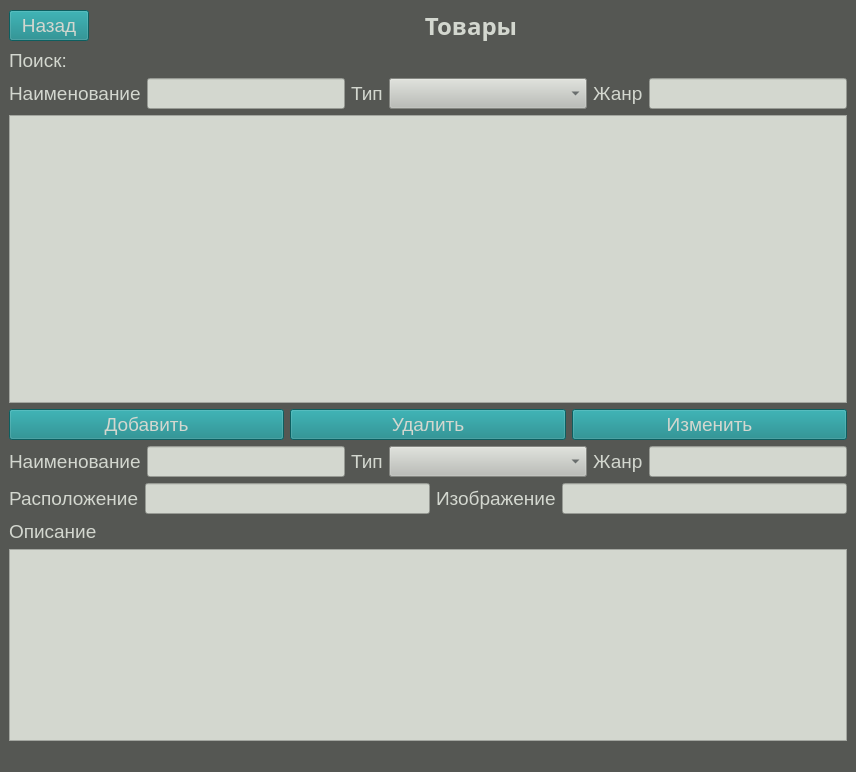
<?xml version="1.0" encoding="UTF-8"?>
<ui version="4.0">
 <class>MainWindow</class>
 <widget class="QMainWindow" name="MainWindow">
  <property name="geometry">
   <rect>
    <x>0</x>
    <y>0</y>
    <width>856</width>
    <height>772</height>
   </rect>
  </property>
  <property name="windowTitle">
   <string>MainWindow</string>
  </property>
  <property name="styleSheet">
   <string notr="true">background-color: rgb(85, 87, 83);</string>
  </property>
  <widget class="QWidget" name="centralwidget">
   <layout class="QGridLayout" name="gridLayout_2">
    <item row="0" column="0">
     <layout class="QVBoxLayout" name="verticalLayout">
      <item>
       <layout class="QGridLayout" name="gridLayout">
        <item row="0" column="1">
         <widget class="QLabel" name="label_15">
          <property name="sizePolicy">
           <sizepolicy hsizetype="Expanding" vsizetype="Preferred">
            <horstretch>0</horstretch>
            <verstretch>0</verstretch>
           </sizepolicy>
          </property>
          <property name="font">
           <font>
            <family>Ubuntu Mono</family>
            <pointsize>18</pointsize>
            <weight>75</weight>
            <bold>true</bold>
           </font>
          </property>
          <property name="styleSheet">
           <string notr="true">color: rgb(211, 215, 207);</string>
          </property>
          <property name="text">
           <string>Товары</string>
          </property>
          <property name="alignment">
           <set>Qt::AlignCenter</set>
          </property>
         </widget>
        </item>
        <item row="0" column="0">
         <widget class="QPushButton" name="btnBack">
          <property name="font">
           <font>
            <pointsize>14</pointsize>
           </font>
          </property>
          <property name="styleSheet">
           <string notr="true">background-color: rgb(18, 133, 135);
color: rgb(211, 215, 207);
border-color: rgb(211, 215, 207);</string>
          </property>
          <property name="text">
           <string>Назад</string>
          </property>
         </widget>
        </item>
       </layout>
      </item>
      <item>
       <widget class="QLabel" name="label_16">
        <property name="font">
         <font>
          <pointsize>14</pointsize>
         </font>
        </property>
        <property name="styleSheet">
         <string notr="true">color: rgb(211, 215, 207);</string>
        </property>
        <property name="text">
         <string>Поиск:</string>
        </property>
       </widget>
      </item>
      <item>
       <layout class="QHBoxLayout" name="horizontalLayout">
        <item>
         <widget class="QLabel" name="label_21">
          <property name="font">
           <font>
            <pointsize>14</pointsize>
           </font>
          </property>
          <property name="styleSheet">
           <string notr="true">color: rgb(211, 215, 207);</string>
          </property>
          <property name="text">
           <string>Наименование</string>
          </property>
         </widget>
        </item>
        <item>
         <widget class="QLineEdit" name="leNameSearch">
          <property name="font">
           <font>
            <pointsize>14</pointsize>
           </font>
          </property>
          <property name="styleSheet">
           <string notr="true">color: rgb(46, 52, 54);
background-color: rgb(211, 215, 207);</string>
          </property>
          <property name="text">
           <string/>
          </property>
         </widget>
        </item>
        <item>
         <widget class="QLabel" name="label_28">
          <property name="font">
           <font>
            <pointsize>14</pointsize>
           </font>
          </property>
          <property name="styleSheet">
           <string notr="true">color: rgb(211, 215, 207);</string>
          </property>
          <property name="text">
           <string>Тип</string>
          </property>
         </widget>
        </item>
        <item>
         <widget class="QComboBox" name="cmbTypeSearch">
          <property name="sizePolicy">
           <sizepolicy hsizetype="Expanding" vsizetype="Fixed">
            <horstretch>0</horstretch>
            <verstretch>0</verstretch>
           </sizepolicy>
          </property>
          <property name="font">
           <font>
            <pointsize>14</pointsize>
           </font>
          </property>
          <property name="styleSheet">
           <string notr="true">background-color: rgb(186, 189, 182);
color: rgb(46, 52, 54);</string>
          </property>
         </widget>
        </item>
        <item>
         <widget class="QLabel" name="label_29">
          <property name="font">
           <font>
            <pointsize>14</pointsize>
           </font>
          </property>
          <property name="styleSheet">
           <string notr="true">color: rgb(211, 215, 207);</string>
          </property>
          <property name="text">
           <string>Жанр</string>
          </property>
         </widget>
        </item>
        <item>
         <widget class="QLineEdit" name="leGenreSearch">
          <property name="font">
           <font>
            <pointsize>14</pointsize>
           </font>
          </property>
          <property name="styleSheet">
           <string notr="true">color: rgb(46, 52, 54);
background-color: rgb(211, 215, 207);</string>
          </property>
          <property name="text">
           <string/>
          </property>
         </widget>
        </item>
       </layout>
      </item>
      <item>
       <widget class="QTableWidget" name="twDistributors_3">
        <property name="font">
         <font>
          <pointsize>14</pointsize>
         </font>
        </property>
        <property name="styleSheet">
         <string notr="true">background-color: rgb(211, 215, 207);</string>
        </property>
       </widget>
      </item>
      <item>
       <layout class="QHBoxLayout" name="horizontalLayout_2">
        <item>
         <widget class="QPushButton" name="btnAdd">
          <property name="font">
           <font>
            <pointsize>14</pointsize>
           </font>
          </property>
          <property name="styleSheet">
           <string notr="true">background-color: rgb(18, 133, 135);
color: rgb(211, 215, 207);
border-color: rgb(211, 215, 207);</string>
          </property>
          <property name="text">
           <string>Добавить</string>
          </property>
         </widget>
        </item>
        <item>
         <widget class="QPushButton" name="btnDelete">
          <property name="font">
           <font>
            <pointsize>14</pointsize>
           </font>
          </property>
          <property name="styleSheet">
           <string notr="true">background-color: rgb(18, 133, 135);
color: rgb(211, 215, 207);
border-color: rgb(211, 215, 207);</string>
          </property>
          <property name="text">
           <string>Удалить</string>
          </property>
         </widget>
        </item>
        <item>
         <widget class="QPushButton" name="btnChange">
          <property name="font">
           <font>
            <pointsize>14</pointsize>
           </font>
          </property>
          <property name="styleSheet">
           <string notr="true">background-color: rgb(18, 133, 135);
color: rgb(211, 215, 207);
border-color: rgb(211, 215, 207);</string>
          </property>
          <property name="text">
           <string>Изменить</string>
          </property>
         </widget>
        </item>
       </layout>
      </item>
      <item>
       <layout class="QHBoxLayout" name="horizontalLayout_3">
        <item>
         <widget class="QLabel" name="label_24">
          <property name="font">
           <font>
            <pointsize>14</pointsize>
           </font>
          </property>
          <property name="styleSheet">
           <string notr="true">color: rgb(211, 215, 207);</string>
          </property>
          <property name="text">
           <string>Наименование</string>
          </property>
         </widget>
        </item>
        <item>
         <widget class="QLineEdit" name="leName">
          <property name="font">
           <font>
            <pointsize>14</pointsize>
           </font>
          </property>
          <property name="styleSheet">
           <string notr="true">color: rgb(46, 52, 54);
background-color: rgb(211, 215, 207);</string>
          </property>
          <property name="text">
           <string/>
          </property>
         </widget>
        </item>
        <item>
         <widget class="QLabel" name="label_31">
          <property name="font">
           <font>
            <pointsize>14</pointsize>
           </font>
          </property>
          <property name="styleSheet">
           <string notr="true">color: rgb(211, 215, 207);</string>
          </property>
          <property name="text">
           <string>Тип</string>
          </property>
         </widget>
        </item>
        <item>
         <widget class="QComboBox" name="cmbType">
          <property name="sizePolicy">
           <sizepolicy hsizetype="Expanding" vsizetype="Fixed">
            <horstretch>0</horstretch>
            <verstretch>0</verstretch>
           </sizepolicy>
          </property>
          <property name="font">
           <font>
            <pointsize>14</pointsize>
           </font>
          </property>
          <property name="styleSheet">
           <string notr="true">background-color: rgb(186, 189, 182);
color: rgb(46, 52, 54);</string>
          </property>
         </widget>
        </item>
        <item>
         <widget class="QLabel" name="label_30">
          <property name="font">
           <font>
            <pointsize>14</pointsize>
           </font>
          </property>
          <property name="styleSheet">
           <string notr="true">color: rgb(211, 215, 207);</string>
          </property>
          <property name="text">
           <string>Жанр</string>
          </property>
         </widget>
        </item>
        <item>
         <widget class="QLineEdit" name="leGenre">
          <property name="font">
           <font>
            <pointsize>14</pointsize>
           </font>
          </property>
          <property name="styleSheet">
           <string notr="true">color: rgb(46, 52, 54);
background-color: rgb(211, 215, 207);</string>
          </property>
          <property name="text">
           <string/>
          </property>
         </widget>
        </item>
       </layout>
      </item>
      <item>
       <layout class="QHBoxLayout" name="horizontalLayout_4">
        <item>
         <widget class="QLabel" name="label_25">
          <property name="font">
           <font>
            <pointsize>14</pointsize>
           </font>
          </property>
          <property name="styleSheet">
           <string notr="true">color: rgb(211, 215, 207);</string>
          </property>
          <property name="text">
           <string>Расположение</string>
          </property>
         </widget>
        </item>
        <item>
         <widget class="QLineEdit" name="leLocation">
          <property name="font">
           <font>
            <pointsize>14</pointsize>
           </font>
          </property>
          <property name="styleSheet">
           <string notr="true">color: rgb(46, 52, 54);
background-color: rgb(211, 215, 207);</string>
          </property>
          <property name="text">
           <string/>
          </property>
         </widget>
        </item>
        <item>
         <widget class="QLabel" name="label_33">
          <property name="font">
           <font>
            <pointsize>14</pointsize>
           </font>
          </property>
          <property name="styleSheet">
           <string notr="true">color: rgb(211, 215, 207);</string>
          </property>
          <property name="text">
           <string>Изображение</string>
          </property>
         </widget>
        </item>
        <item>
         <widget class="QLineEdit" name="leImage">
          <property name="font">
           <font>
            <pointsize>14</pointsize>
           </font>
          </property>
          <property name="styleSheet">
           <string notr="true">color: rgb(46, 52, 54);
background-color: rgb(211, 215, 207);</string>
          </property>
          <property name="text">
           <string/>
          </property>
         </widget>
        </item>
       </layout>
      </item>
      <item>
       <widget class="QLabel" name="label_26">
        <property name="font">
         <font>
          <pointsize>14</pointsize>
         </font>
        </property>
        <property name="styleSheet">
         <string notr="true">color: rgb(211, 215, 207);</string>
        </property>
        <property name="text">
         <string>Описание</string>
        </property>
       </widget>
      </item>
      <item>
       <widget class="QTextEdit" name="teDescription">
        <property name="sizePolicy">
         <sizepolicy hsizetype="Expanding" vsizetype="Preferred">
          <horstretch>0</horstretch>
          <verstretch>0</verstretch>
         </sizepolicy>
        </property>
        <property name="font">
         <font>
          <pointsize>14</pointsize>
         </font>
        </property>
        <property name="styleSheet">
         <string notr="true">background-color: rgb(211, 215, 207);</string>
        </property>
       </widget>
      </item>
     </layout>
    </item>
   </layout>
  </widget>
  <widget class="QMenuBar" name="menubar">
   <property name="geometry">
    <rect>
     <x>0</x>
     <y>0</y>
     <width>856</width>
     <height>22</height>
    </rect>
   </property>
  </widget>
  <widget class="QStatusBar" name="statusbar"/>
 </widget>
 <resources/>
 <connections/>
</ui>
